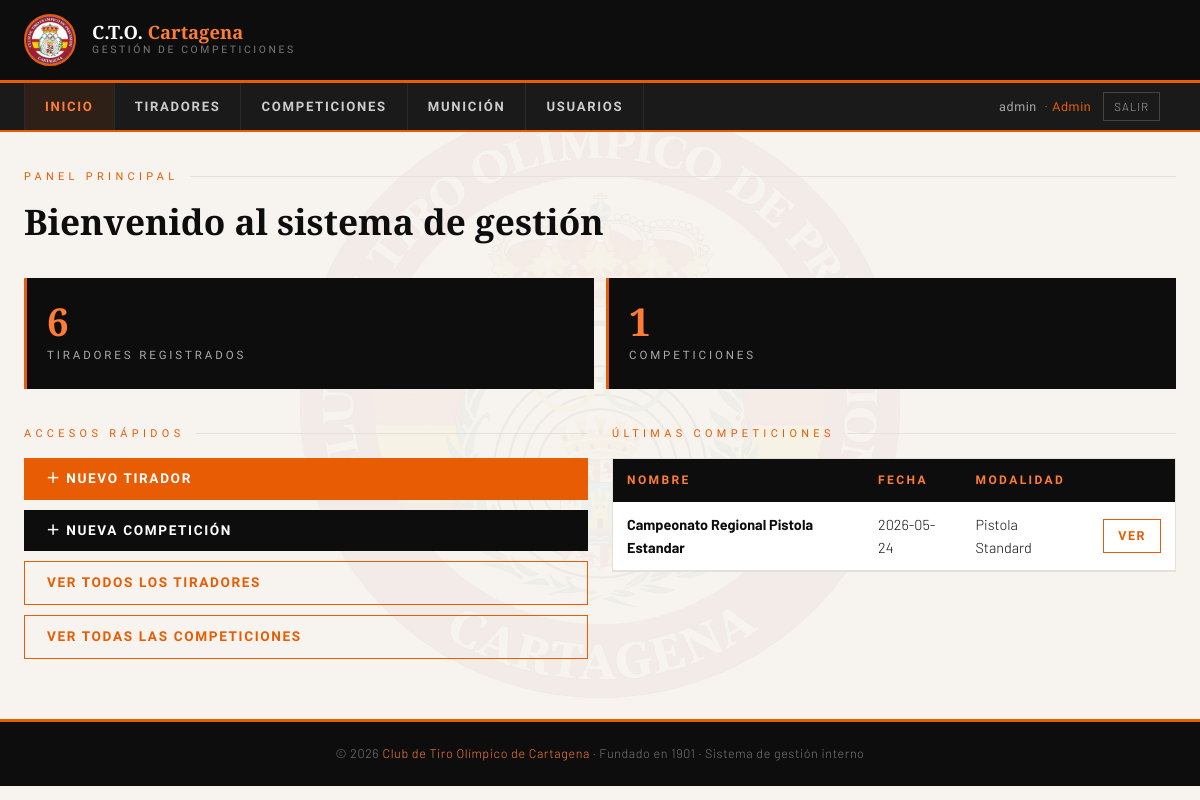
/ (signed in), run on the app's committed database.
### tables this page shows
CREATE TABLE usuarios (
                id         INTEGER PRIMARY KEY AUTOINCREMENT,
                username   TEXT UNIQUE NOT NULL,
                password   TEXT NOT NULL,
                rol        TEXT NOT NULL DEFAULT 'tirador',
                tirador_id INTEGER,
                activo     INTEGER DEFAULT 1,
                FOREIGN KEY (tirador_id) REFERENCES tiradores(id)
            );

CREATE TABLE competiciones (
                id     INTEGER PRIMARY KEY AUTOINCREMENT,
                nombre TEXT NOT NULL,
                fecha  TEXT,
                modalidad TEXT DEFAULT 'Pistola Standard'
            );

### app.py (the view)
@app.route("/")
@login_required
def index():
    db = get_db()
    n_tiradores     = db.execute("SELECT COUNT(*) FROM tiradores").fetchone()[0]
    n_competiciones = db.execute("SELECT COUNT(*) FROM competiciones").fetchone()[0]
    ultimas = db.execute("SELECT * FROM competiciones ORDER BY id DESC LIMIT 5").fetchall()
    stocks  = get_stocks(db)
    return render_template("index.html",
        n_tiradores=n_tiradores,
        n_competiciones=n_competiciones,
        ultimas=ultimas,
        stocks=stocks)

### app.py (called while the page is built)
@login_manager.user_loader
def load_user(user_id):
    db  = get_db()
    row = db.execute("SELECT * FROM usuarios WHERE id=? AND activo=1", (user_id,)).fetchone()
    if row:
        return User(row["id"], row["username"], row["rol"], row["tirador_id"])
    return None

def get_db():
    db = getattr(g, "_database", None)
    if db is None:
        db = g._database = sqlite3.connect(DB_PATH)
        db.row_factory = sqlite3.Row
    return db

def get_stocks(db):
    rows = db.execute("SELECT calibre, stock FROM municion_stock ORDER BY calibre").fetchall()
    return {r["calibre"]: r["stock"] for r in rows}

### templates/index.html (shortened to what this page needs)
{% extends "base.html" %}
{% block contenido %}
<p class="pag-etiqueta">Panel principal</p>
<h1 class="pag-titulo">Bienvenido al sistema de gestión</h1>
<div class="stats-grid">
  <div class="stat-card">
    <div class="stat-num">{{ n_tiradores }}</div>
    <div class="stat-label">Tiradores registrados</div>
  </div>
  <div class="stat-card">
    <div class="stat-num">{{ n_competiciones }}</div>
    <div class="stat-label">Competiciones</div>
  </div>
</div>
<div style="display:grid;grid-template-columns:1fr 1fr;gap:24px;flex-wrap:wrap;">
  <div>
    <p class="pag-etiqueta" style="margin-bottom:16px;">Accesos rápidos</p>
    <div style="display:flex;flex-direction:column;gap:10px;">
      <a href="/tiradores/nuevo" class="btn btn-naranja">＋ Nuevo Tirador</a>
      <a href="/competiciones/nueva" class="btn btn-negro">＋ Nueva Competición</a>
      <a href="/tiradores" class="btn btn-outline">Ver todos los tiradores</a>
      <a href="/competiciones" class="btn btn-outline">Ver todas las competiciones</a>
    </div>
  </div>
  <div>
    <p class="pag-etiqueta" style="margin-bottom:16px;">Últimas competiciones</p>
    {% if ultimas %}
    <div class="tabla-wrapper">
      <table>
        <thead><tr>
          <th>Nombre</th><th>Fecha</th><th>Modalidad</th><th></th>
        </tr></thead>
        <tbody>
        {% for c in ultimas %}
        <tr>
          <td><strong>{{ c.nombre }}</strong></td>
          <td>{{ c.fecha or '—' }}</td>
          <td>{{ c.modalidad }}</td>
          <td><a href="/competiciones/{{ c.id }}" class="btn btn-outline btn-sm">Ver</a></td>
        </tr>
        {% endfor %}
        </tbody>
      </table>
    </div>
    {% else %}
    <p style="color:var(--gris);font-size:.9rem;">No hay competiciones aún.</p>
    {% endif %}
  </div>
</div>
{% endblock %}

### templates/base.html (shortened to what this page needs)
<!DOCTYPE html>
<html lang="es">
<head>
</head>
<body>
<header>
  <div class="header-inner">
    <a href="/" class="header-brand">
      <img src="/static/escudo.png" alt="Escudo CTO Cartagena">
      <div class="brand-text">
        <div class="brand-title">C.T.O. <span>Cartagena</span></div>
        <div class="brand-sub">Gestión de Competiciones</div>
      </div>
    </a>
  </div>
</header>
<nav>
  <div class="nav-inner">
    <div class="nav-menu" id="navMenu">
      <ul>
        <li><a href="/" class="{% if request.endpoint=='index' %}activo{% endif %}">Inicio</a></li>
        {% if current_user.is_authenticated and current_user.rol in ('admin','encargado','directiva') %}
        <li><a href="/tiradores" class="{% if 'tirador' in (request.endpoint or '') %}activo{% endif %}">Tiradores</a></li>
        {% endif %}
        <li><a href="/competiciones" class="{% if 'competicion' in (request.endpoint or '') or 'puntuacion' in (request.endpoint or '') %}activo{% endif %}">Competiciones</a></li>
        {% if current_user.is_authenticated and current_user.rol in ('admin','encargado','directiva') %}
        <li><a href="/municion" class="{% if 'municion' in (request.endpoint or '') %}activo{% endif %}">Munición</a></li>
        {% endif %}
        {% if current_user.is_authenticated and current_user.rol == 'admin' %}
        <li><a href="/usuarios" class="{% if 'usuario' in (request.endpoint or '') %}activo{% endif %}">Usuarios</a></li>
        {% endif %}
      </ul>
    </div>
    {% if current_user.is_authenticated %}
    <div style="display:flex;align-items:center;gap:12px;padding:0 16px;font-size:.78rem;color:#aaa;">
      <span style="font-family:'Barlow Condensed',sans-serif;letter-spacing:.05em;">
        {{ current_user.username }}
        <span style="color:var(--naranja);margin-left:4px;">· {{ current_user.rol|capitalize }}</span>
      </span>
      <a href="/logout" style="color:#aaa;text-decoration:none;border:1px solid #444;padding:4px 10px;font-size:.72rem;letter-spacing:.08em;text-transform:uppercase;">Salir</a>
    </div>
    {% endif %}
  </div>
</nav>
<div class="contenido">
{% block contenido %}{% endblock %}
</div>
<footer>
  <p>© 2026 <span>Club de Tiro Olímpico de Cartagena</span> · Fundado en 1901 · Sistema de gestión interno</p>
</footer>
</body>
</html>

### data on the page
usuarios: username "admin", rol "Admin"
competiciones: nombre "Campeonato Regional Pistola Estandar", fecha "2026-05-24", modalidad "Pistola Standard"

### other printed values
{{ n_tiradores }} "6"
{{ n_competiciones }} "1"
